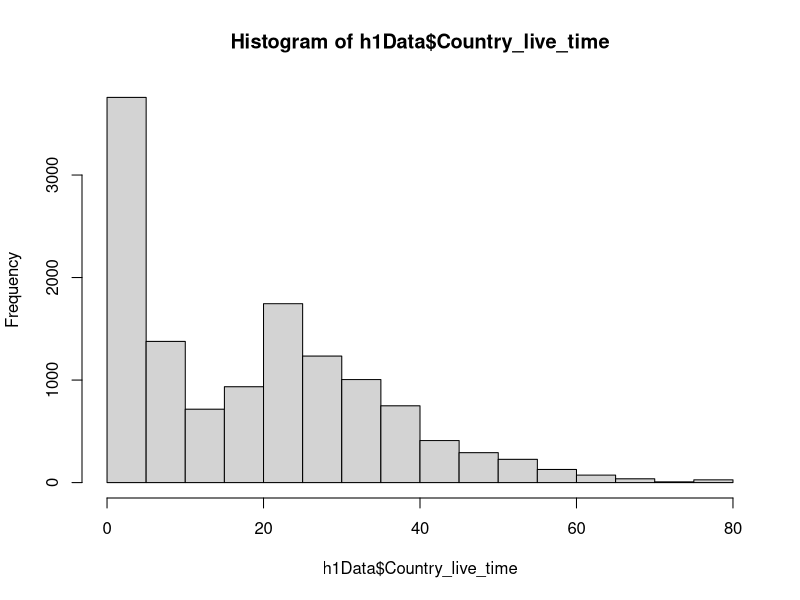
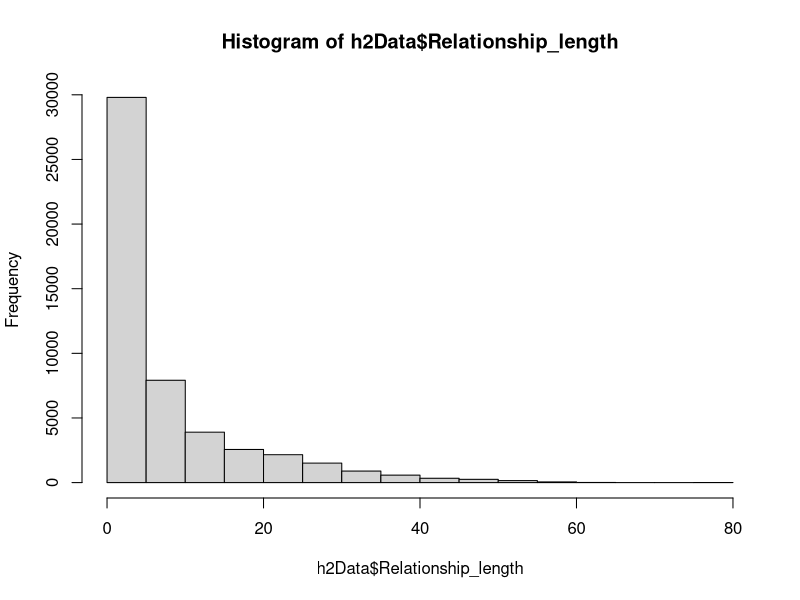
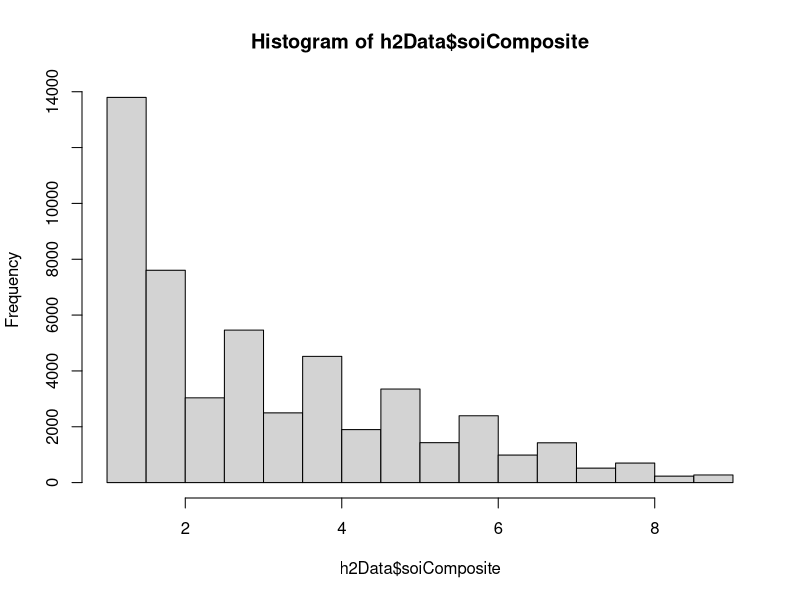
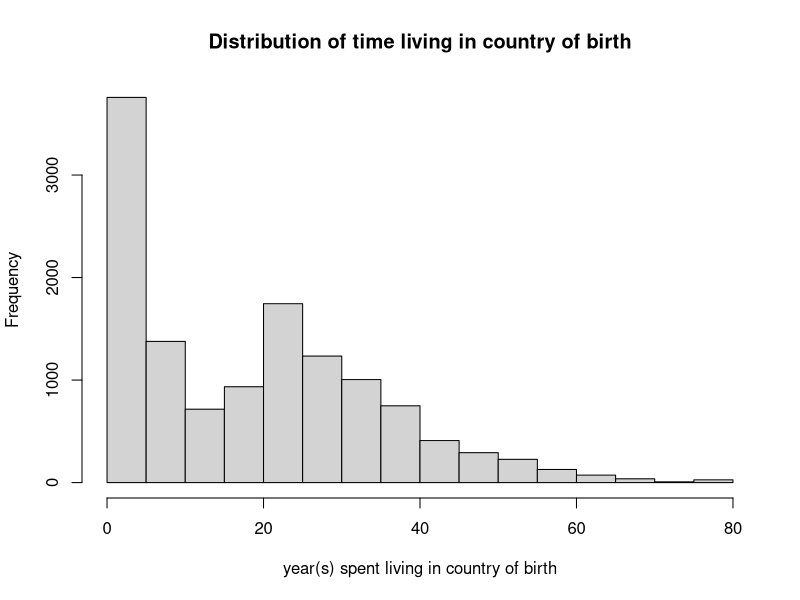
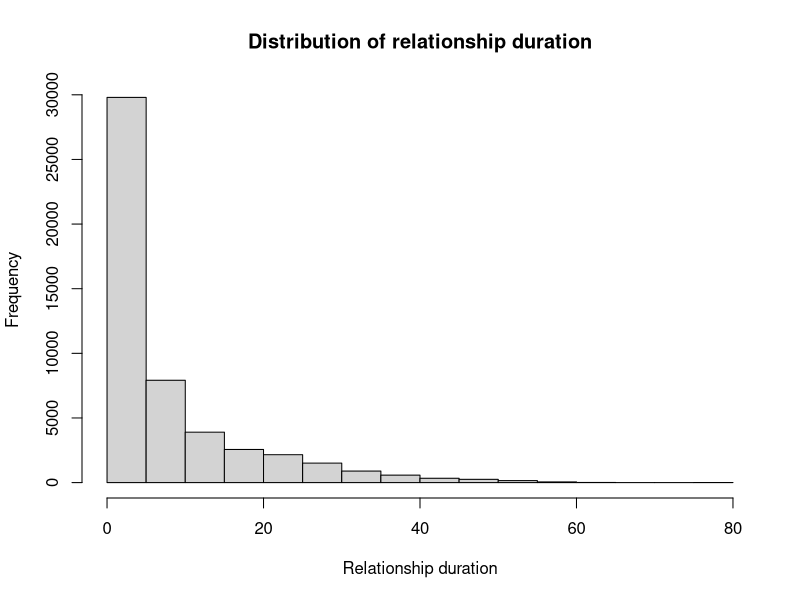
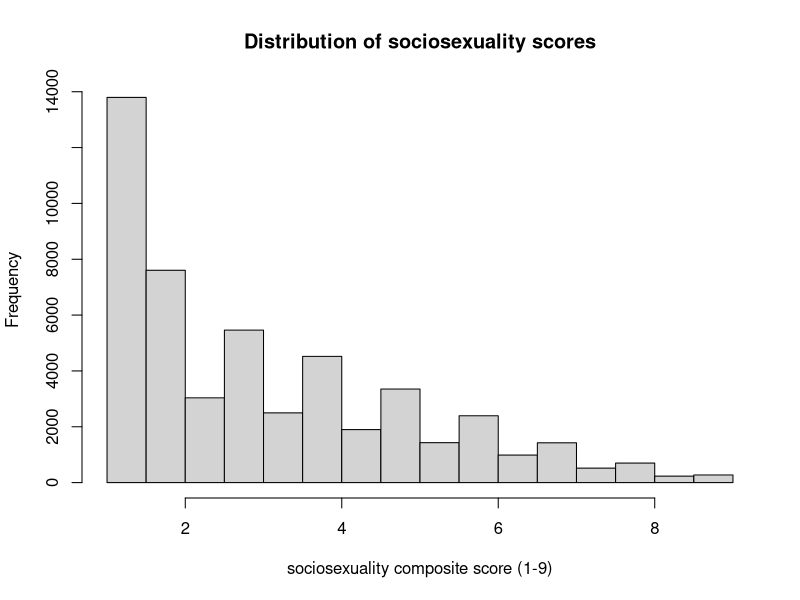

These charts were generated, in order, by the following R code:
## ---- chunk 1
# Open the project's .Rproj file before running chunks.
library(psych)

h1Data <- read.csv("data/processed_data/practice_h1.csv")

#if this doesnt work try putting it in the console & then it works
h1Data <- read.csv("data/processed_data/practice_h1.csv")
h2Data <- read.csv("data/processed_data/practice_h2.csv")
## ---- chunk 2
# A histogram groups numerical values into intervals (bins).
# Bar height shows how many observations fall in each interval.
# Start by looking at the distribution before calculating summary statistics.
hist(h1Data$Country_live_time)
hist(h2Data$Relationship_length)
#including composite score as well
hist(h2Data$soiComposite)

# Add readable labels to the same histogram.
hist(h1Data$Country_live_time, main = "Distribution of time living in country of birth", xlab = "year(s) spent living in country of birth")

hist(h2Data$Relationship_length, main = "Distribution of relationship duration", xlab = "Relationship duration")

#adding readable labels for soi composite as well
hist(h2Data$soiComposite, main = "Distribution of sociosexuality scores", xlab = "sociosexuality composite score (1-9)")
## ---- chunk 3
# Mean: add the scores and divide by the number of observed responses.
###JK: Add a numerical summary of Country_live_time for H1. ###
# Both H2 variables are already covered by summary(corData) and describe(corData), so you do not need to repeat each statistic individually.
# Add this for the H1 continuous variable:
# psych::describe(h1Data["Country_live_time"])
###  End of comment ###

mean(h2Data$Relationship_length, na.rm = TRUE)
# Median: the middle score after sorting the responses.
median(h2Data$Relationship_length, na.rm = TRUE)
# Table: count how many people are in each category.
table(h1Data$Religion_type, useNA = "ifany")
# Range: return the minimum and maximum, rather than their difference.
range(h2Data$Relationship_length, na.rm = TRUE)
# IQR: the 75th percentile minus the 25th percentile.
IQR(h2Data$Relationship_length, na.rm = TRUE)

## ---- chunk 4
# scale() uses z = (original score - mean) / standard deviation by default.
# Keep the original commitment scores and store the standardized values separately.
# scale() returns a matrix; as.numeric() makes a simple numeric column.
h2Data$soiComposite_z <- as.numeric(scale(h2Data$soiComposite))
# Standardized scores have mean approximately 0 and standard deviation 1.
#yes, close to 0 it's 8.844887e-17
mean(h2Data$soiComposite_z, na.rm = TRUE)
sd(h2Data$soiComposite_z, na.rm = TRUE)
## ---- chunk 5
# Covariance describes whether two variables tend to move together.
# Positive: higher values tend to occur together. Negative: higher values tend to accompany lower values.
# Its size depends on the units and is not restricted to -1 through 1.
cov(h2Data$soiComposite, h2Data$Relationship_length, use = "complete.obs")
# Pearson correlation expresses a linear association on a -1 to 1 scale.
cor(h2Data$soiComposite, h2Data$Relationship_length, use = "complete.obs")
# Select numerical variables only; do not include participant IDs or category codes.
corData <- h2Data[ ,c("soiComposite", "Relationship_length")]
# A correlation matrix gives the correlation for each pair of columns.
# The diagonal is 1 because each variable is correlated with itself.
cor(corData, use = "complete.obs")
## ---- chunk 6
# summary() reports minimum, quartiles, median, mean, maximum, and missing counts when present.
summary(corData)
# psych::describe() reports n, mean, SD, median, minimum, maximum, range width (max minus min), skewness, kurtosis, and other summaries.
# However it does not report every statistic above: compute IQR, cov(), and cor() separately.
psych::describe(corData)
